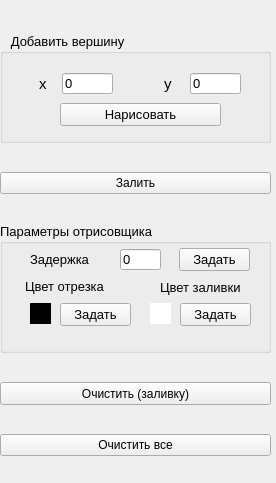
<?xml version="1.0" encoding="UTF-8"?>
<ui version="4.0">
 <class>MyController</class>
 <widget class="QWidget" name="MyController">
  <property name="geometry">
   <rect>
    <x>0</x>
    <y>0</y>
    <width>276</width>
    <height>483</height>
   </rect>
  </property>
  <property name="sizePolicy">
   <sizepolicy hsizetype="Fixed" vsizetype="Preferred">
    <horstretch>0</horstretch>
    <verstretch>0</verstretch>
   </sizepolicy>
  </property>
  <property name="minimumSize">
   <size>
    <width>200</width>
    <height>400</height>
   </size>
  </property>
  <property name="windowTitle">
   <string>Form</string>
  </property>
  <widget class="QWidget" name="verticalLayoutWidget">
   <property name="geometry">
    <rect>
     <x>0</x>
     <y>10</y>
     <width>271</width>
     <height>471</height>
    </rect>
   </property>
   <layout class="QVBoxLayout" name="verticalLayout_2">
    <property name="spacing">
     <number>6</number>
    </property>
    <item>
     <widget class="QGroupBox" name="groupBox">
      <property name="sizePolicy">
       <sizepolicy hsizetype="Preferred" vsizetype="Preferred">
        <horstretch>0</horstretch>
        <verstretch>0</verstretch>
       </sizepolicy>
      </property>
      <property name="minimumSize">
       <size>
        <width>0</width>
        <height>110</height>
       </size>
      </property>
      <property name="maximumSize">
       <size>
        <width>16777215</width>
        <height>110</height>
       </size>
      </property>
      <property name="font">
       <font>
        <pointsize>10</pointsize>
       </font>
      </property>
      <property name="title">
       <string>   Добавить вершину</string>
      </property>
      <widget class="QLabel" name="label_2">
       <property name="geometry">
        <rect>
         <x>39</x>
         <y>40</y>
         <width>41</width>
         <height>21</height>
        </rect>
       </property>
       <property name="font">
        <font>
         <pointsize>11</pointsize>
        </font>
       </property>
       <property name="text">
        <string>х</string>
       </property>
      </widget>
      <widget class="QLineEdit" name="xEdit">
       <property name="geometry">
        <rect>
         <x>62</x>
         <y>40</y>
         <width>51</width>
         <height>21</height>
        </rect>
       </property>
       <property name="text">
        <string>0</string>
       </property>
      </widget>
      <widget class="QLineEdit" name="yEdit">
       <property name="geometry">
        <rect>
         <x>190</x>
         <y>40</y>
         <width>51</width>
         <height>21</height>
        </rect>
       </property>
       <property name="text">
        <string>0</string>
       </property>
      </widget>
      <widget class="QLabel" name="label_7">
       <property name="geometry">
        <rect>
         <x>164</x>
         <y>40</y>
         <width>41</width>
         <height>21</height>
        </rect>
       </property>
       <property name="font">
        <font>
         <pointsize>11</pointsize>
        </font>
       </property>
       <property name="text">
        <string>y</string>
       </property>
      </widget>
      <widget class="QPushButton" name="drawButton">
       <property name="geometry">
        <rect>
         <x>60</x>
         <y>70</y>
         <width>161</width>
         <height>23</height>
        </rect>
       </property>
       <property name="minimumSize">
        <size>
         <width>81</width>
         <height>23</height>
        </size>
       </property>
       <property name="text">
        <string>Нарисовать</string>
       </property>
      </widget>
     </widget>
    </item>
    <item>
     <widget class="QPushButton" name="brushButton">
      <property name="text">
       <string>Залить</string>
      </property>
     </widget>
    </item>
    <item>
     <widget class="QGroupBox" name="groupBox_2">
      <property name="minimumSize">
       <size>
        <width>0</width>
        <height>0</height>
       </size>
      </property>
      <property name="maximumSize">
       <size>
        <width>16777215</width>
        <height>130</height>
       </size>
      </property>
      <property name="font">
       <font>
        <pointsize>10</pointsize>
       </font>
      </property>
      <property name="title">
       <string>Параметры отрисовщика</string>
      </property>
      <widget class="QLabel" name="linelabel">
       <property name="geometry">
        <rect>
         <x>30</x>
         <y>80</y>
         <width>21</width>
         <height>21</height>
        </rect>
       </property>
       <property name="font">
        <font>
         <pointsize>11</pointsize>
        </font>
       </property>
       <property name="autoFillBackground">
        <bool>false</bool>
       </property>
       <property name="styleSheet">
        <string notr="true">background-color: rgb(0, 0, 0)</string>
       </property>
       <property name="text">
        <string/>
       </property>
      </widget>
      <widget class="QLabel" name="label_12">
       <property name="geometry">
        <rect>
         <x>30</x>
         <y>26</y>
         <width>141</width>
         <height>21</height>
        </rect>
       </property>
       <property name="font">
        <font>
         <pointsize>10</pointsize>
        </font>
       </property>
       <property name="text">
        <string>Задержка</string>
       </property>
      </widget>
      <widget class="QLabel" name="label_13">
       <property name="geometry">
        <rect>
         <x>25</x>
         <y>53</y>
         <width>111</width>
         <height>21</height>
        </rect>
       </property>
       <property name="font">
        <font>
         <pointsize>10</pointsize>
        </font>
       </property>
       <property name="text">
        <string>Цвет отрезка</string>
       </property>
      </widget>
      <widget class="QLabel" name="fonlabel">
       <property name="geometry">
        <rect>
         <x>150</x>
         <y>80</y>
         <width>21</width>
         <height>21</height>
        </rect>
       </property>
       <property name="font">
        <font>
         <pointsize>11</pointsize>
        </font>
       </property>
       <property name="styleSheet">
        <string notr="true">background-color: rgb(255, 255, 255)</string>
       </property>
       <property name="text">
        <string/>
       </property>
      </widget>
      <widget class="QLabel" name="label_15">
       <property name="geometry">
        <rect>
         <x>160</x>
         <y>54</y>
         <width>131</width>
         <height>21</height>
        </rect>
       </property>
       <property name="font">
        <font>
         <pointsize>10</pointsize>
        </font>
       </property>
       <property name="text">
        <string>Цвет заливки</string>
       </property>
      </widget>
      <widget class="QLineEdit" name="timeEdit">
       <property name="geometry">
        <rect>
         <x>120</x>
         <y>26</y>
         <width>41</width>
         <height>21</height>
        </rect>
       </property>
       <property name="text">
        <string>0</string>
       </property>
      </widget>
      <widget class="QPushButton" name="foncolorButton">
       <property name="geometry">
        <rect>
         <x>180</x>
         <y>80</y>
         <width>71</width>
         <height>23</height>
        </rect>
       </property>
       <property name="text">
        <string>Задать</string>
       </property>
      </widget>
      <widget class="QPushButton" name="linecolorButton">
       <property name="geometry">
        <rect>
         <x>60</x>
         <y>80</y>
         <width>71</width>
         <height>23</height>
        </rect>
       </property>
       <property name="text">
        <string>Задать</string>
       </property>
      </widget>
      <widget class="QPushButton" name="timeButton">
       <property name="geometry">
        <rect>
         <x>179</x>
         <y>25</y>
         <width>71</width>
         <height>23</height>
        </rect>
       </property>
       <property name="text">
        <string>Задать</string>
       </property>
      </widget>
     </widget>
    </item>
    <item>
     <widget class="QPushButton" name="clearButton">
      <property name="minimumSize">
       <size>
        <width>81</width>
        <height>23</height>
       </size>
      </property>
      <property name="text">
       <string>Очистить (заливку)</string>
      </property>
     </widget>
    </item>
    <item>
     <widget class="QPushButton" name="clearallButton">
      <property name="text">
       <string>Очистить все</string>
      </property>
     </widget>
    </item>
   </layout>
  </widget>
 </widget>
 <resources/>
 <connections/>
</ui>
